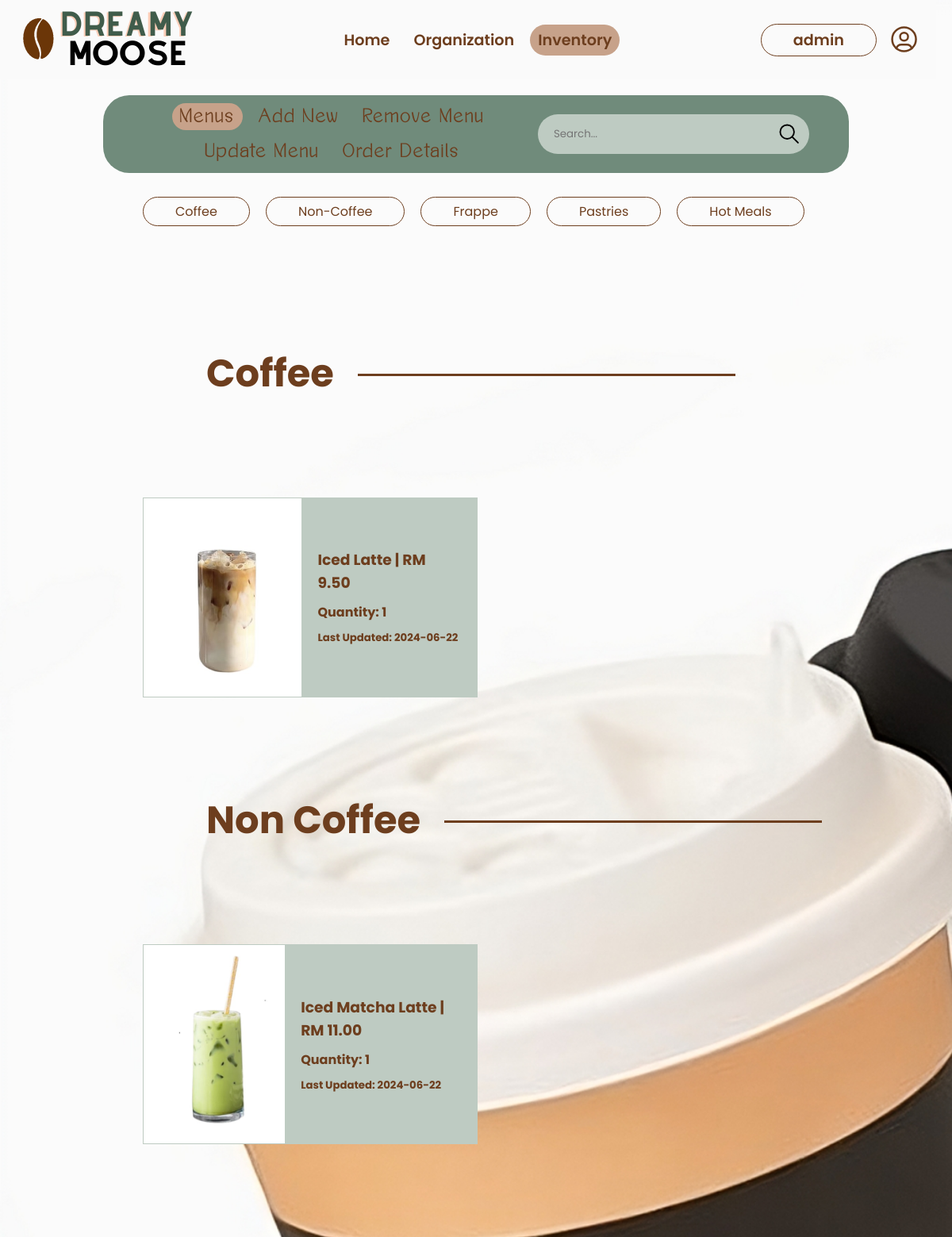
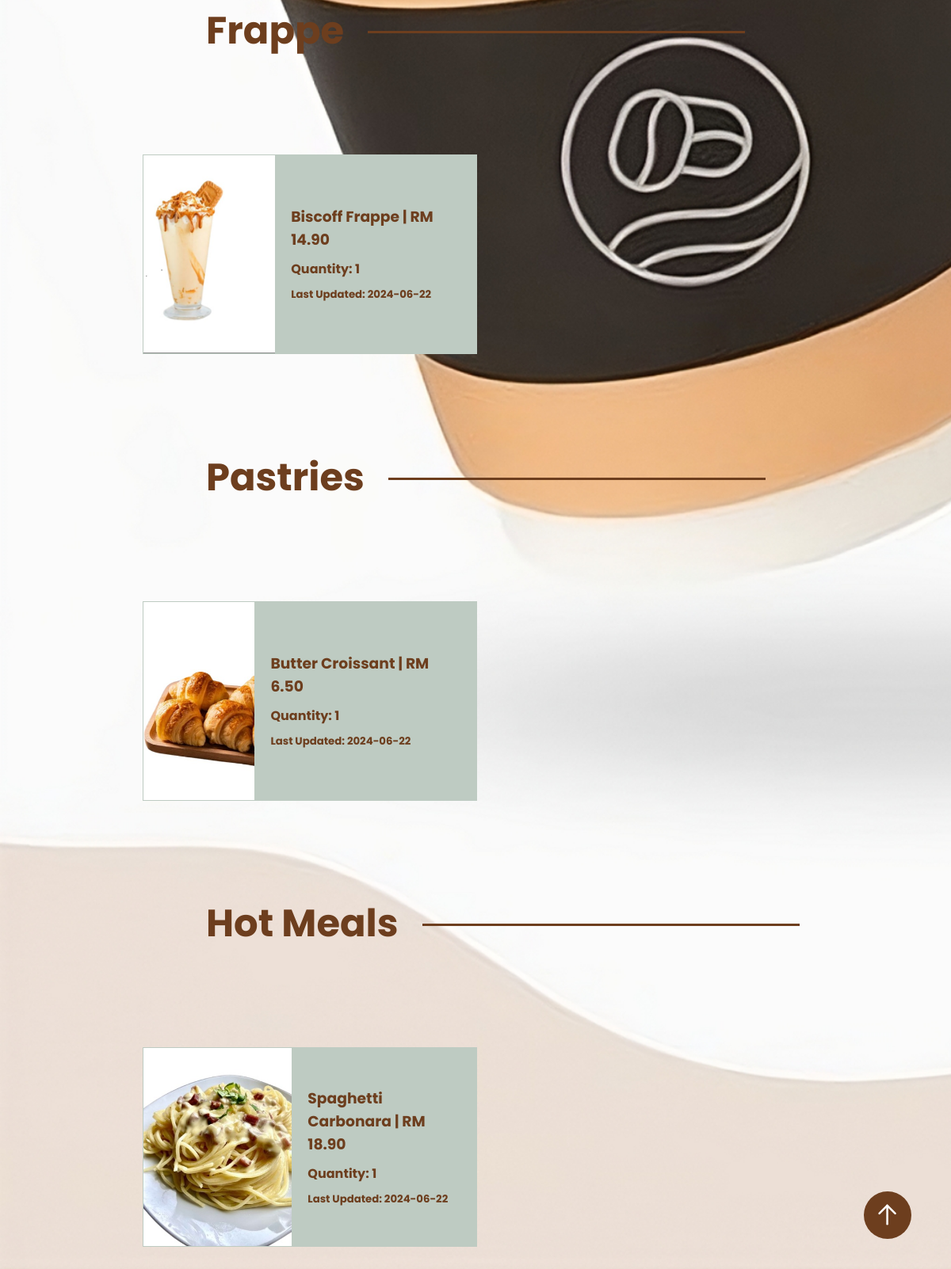
Page /admin/menu.php (signed in) on the committed database (2 pictures, top to bottom).
### tables this page shows
CREATE TABLE `menu` (
  `menu_id` int(11) NOT NULL AUTO_INCREMENT,
  `menu_name` varchar(50) NOT NULL,
  `description` varchar(50) NOT NULL,
  `menu_price` varchar(50) NOT NULL,
  `menu_category` varchar(50) NOT NULL,
  `menu_ingredients` varchar(50) NOT NULL,
  `menu_recipe` varchar(50) NOT NULL,
  `menu_image` varchar(100) NOT NULL,
  `date` varchar(50) NOT NULL,
  PRIMARY KEY (`menu_id`)
);

### admin/menu.php (the view, shortened to what this page needs)
<?php
require("../connection.php");
?>
<!DOCTYPE html>
<html lang="en">
<head>
  <link rel="stylesheet" href="./css/styles.css" />
  <link rel="stylesheet" href="./css/menu.css" />
</head>
<body>
  <navbar>
    <div class="flex-row">
      <a class="btn" href="./index.php" style="margin-right: 15px">
        <?= $_SESSION["username_admin"] ?>
      </a>
      <img src="./assets/icons/ic_user.svg" alt="ic_user" />
    </div>
    <div class="flex-row" style="gap: 10px">
      <a class="" href="./dashboard.php"> Home </a>
      <a class="" href="./organization.php"> Organization </a>
      <a class="active" href="menu.php"> Inventory </a>
    </div>
    <img src="./assets/images/logo.png" style="height: 100%" />
  </navbar>
  <div class="main">
    <nav>
      <div class="flex-row">
        <label>
          <form id="searchForm" onsubmit="return false;">
            <input type="text" id="searchInput" style="margin-right: 15px;" placeholder="Search..." />
          </form>
          <img src="./assets/icons/ic_search.svg" alt="ic_user" />
        </label>
      </div>
      <div class="flex-row" style="gap: 10px">
        <a class="active" href="./menu.php"> Menus </a>
        <a class="" href="./additem.php"> Add New </a>
        <a class="" href="./removeitem.php"> Remove Menu </a>
        <a class="" href="./updateitem.php"> Update Menu </a>
        <a class="" href="./orderdetails.php"> Order Details</a>
      </div>
    </nav>
    <div style="display: flex; margin: 30px 0; gap: 20px; width: 70%">
      <a class="btn" href="#coffee"> Coffee</a>
      <a class="btn" href="#noncoffee"> Non-Coffee</a>
      <a class="btn" href="#frappe"> Frappe</a>
      <a class="btn" href="#pastries"> Pastries</a>
      <a class="btn" href="#hotmeals"> Hot Meals</a>
    </div>
    <section id="coffee">
      <div>
        <div class="title">
          <h2>Coffee</h2>
          <div>
            <div class="border"></div>
          </div>
        </div>
        <div class="flex-row">
          <?php
          $sql_coffee = mysqli_query($conn, "SELECT *, COUNT(menu_name) AS quantity
FROM menu m
WHERE m.menu_category = 'coffee'
GROUP BY m.menu_id, m.menu_name, m.menu_category, m.menu_price, m.description;
");
          while ($data_coffee = mysqli_fetch_assoc($sql_coffee)) {
          ?>
            <div class="card">
              <img src="./assets/images/<?= $data_coffee['menu_image'] ?> " alt="menu1" />
              <div class="card-details">
                <h3><?= $data_coffee['menu_name'] ?> | RM <?= $data_coffee['menu_price'] ?></h3>
                <h4>Quantity: <?= $data_coffee['quantity'] ?></h4>
                <h5>Last Updated: <?= $data_coffee['date'] ?></h5>
              </div>
            </div>
          <?php } ?>
        </div>
      </div>
    </section>
    <section id="noncoffee">
      <div>
        <div class="title">
          <h2>Non Coffee</h2>
          <div>
            <div class="border"></div>
          </div>
        </div>
        <div class="flex-row">
          <?php
          $sql_non_coffee = mysqli_query($conn, "SELECT *, COUNT(menu_name) AS quantity
          FROM menu m
          WHERE m.menu_category = 'non-coffee'
          GROUP BY m.menu_id, m.menu_name, m.menu_category, m.menu_price, m.description;
          ");
          while ($data_non_coffee = mysqli_fetch_assoc($sql_non_coffee)) {
          ?>
            <div class="card">
              <img src="./assets/images/<?= $data_non_coffee['menu_image'] ?> " alt="menu1" />
              <div class="card-details">
                <h3><?= $data_non_coffee['menu_name'] ?> | RM <?= $data_non_coffee['menu_price'] ?></h3>
                <h4>Quantity: <?= $data_non_coffee['quantity'] ?></h4>
                <h5>Last Updated: <?= $data_non_coffee['date'] ?></h5>
              </div>
            </div>
          <?php } ?>
        </div>
      </div>
    </section>
    <section id="frappe">
      <div>
        <div class="title">
          <h2>Frappe</h2>
          <div>
            <div class="border"></div>
          </div>
        </div>
        <div class="flex-row">
          <?php
          $sql_frappe = mysqli_query($conn, "SELECT *, COUNT(menu_name) AS quantity
          FROM menu m
          WHERE m.menu_category = 'frappe'
          GROUP BY m.menu_id, m.menu_name, m.menu_category, m.menu_price, m.description;
          ");
          while ($data_frappe = mysqli_fetch_assoc($sql_frappe)) {
          ?>
            <div class="card">
              <img src="./assets/images/<?= $data_frappe['menu_image'] ?> " alt="menu1" />
              <div class="card-details">
                <h3><?= $data_frappe['menu_name'] ?> | RM <?= $data_frappe['menu_price'] ?></h3>
                <h4>Quantity: <?= $data_frappe['quantity'] ?></h4>
                <h5>Last Updated: <?= $data_frappe['date'] ?></h5>
              </div>
            </div>
          <?php } ?>
        </div>
      </div>
    </section>
    <section id="pastries">
      <div>
        <div class="title">
          <h2>Pastries</h2>
          <div>
            <div class="border"></div>
          </div>
        </div>
        <div class="flex-row">
          <?php
              $sql_pastries = mysqli_query($conn, "SELECT *, COUNT(menu_name) AS quantity
              FROM menu m
              WHERE m.menu_category = 'pastries'
              GROUP BY m.menu_id, m.menu_name, m.menu_category, m.menu_price, m.description;
              ");
          while ($data_pastries = mysqli_fetch_assoc($sql_pastries)) {
          ?>
            <div class="card">
              <img src="./assets/images/<?= $data_pastries['menu_image'] ?>" alt="menu1" />
              <div class="card-details">
                <h3><?= $data_pastries['menu_name'] ?> | RM <?= $data_pastries['menu_price'] ?></h3>
                <h4>Quantity: <?= $data_pastries['quantity'] ?></h4>
                <h5>Last Updated: <?= $data_pastries['date'] ?></h5>
              </div>
            </div>
          <?php } ?>
        </div>
      </div>
    </section>
    <section id="hotmeals">
      <div>
        <div class="title">
          <h2>Hot Meals</h2>
          <div>
            <div class="border"></div>
          </div>
        </div>
        <div class="flex-row">
          <?php
          $sql_meals = mysqli_query($conn, "SELECT *, COUNT(menu_name) AS quantity
          FROM menu m
          WHERE m.menu_category = 'hot-meals'
          GROUP BY m.menu_id, m.menu_name, m.menu_category, m.menu_price, m.description;
          ");
          while ($meals = mysqli_fetch_assoc($sql_meals)) {
          ?>
            <div class="card">
              <img src="./assets/images/<?= $meals['menu_image'] ?>" alt="menu1" />
              <div class="card-details">
                <h3><?= $meals['menu_name'] ?> | RM <?= $meals['menu_price'] ?></h3>
                <h4>Quantity: <?= $meals['quantity'] ?></h4>
                <h5>Last Updated: <?= $meals['date'] ?></h5>
              </div>
            </div>
          <?php } ?>
        </div>
      </div>
    </section>
  </div>
  <a href="#top" class="arrow-up"><img src="./assets/icons/ic_arrow.svg" /></a>
</body>
</html>

### admin/css/styles.css (style rules this page uses)
body, html { margin: 0; padding: 0; min-height: 100vh; min-width: 100vw; display: flex; flex-direction: column; background: url("../assets/images/bg1.jpg"); background-size: cover; scroll-behavior: smooth; }
a { text-decoration: none; }
* { font-family: "Poppins", sans-serif; color: #6d3e1e; }
.main { width: 100%; display: flex; flex-direction: column; align-items: center; }
.flex-row { display: flex; flex-direction: row; justify-content: center; align-items: center; }
input { border: 0; padding: 10px; }

### admin/css/menu.css (style rules this page uses)
body { background: url("../assets/images/bg2.jpeg"); background-size: cover; overflow-x: hidden; }
h2 { font-size: 3rem; }
.flex-row { flex-wrap: wrap; }
section { width: 70%; min-width: 400px; }
section .flex-row { justify-content: left; gap: 20px; }

### rows in the picture
menu: menu_image (picture), menu_name "Iced Latte", menu_price "9.50", quantity "1", date "2024-06-22"
menu: menu_image (picture), menu_name "Iced Matcha Latte", menu_price "11.00", quantity "1", date "2024-06-22"
menu: menu_image (picture), menu_name "Biscoff Frappe", menu_price "14.90", quantity "1", date "2024-06-22"
menu: menu_image (picture), menu_name "Butter Croissant", menu_price "6.50", quantity "1", date "2024-06-22"
menu: menu_image (picture), menu_name "Spaghetti Carbonara", menu_price "18.90", quantity "1", date "2024-06-22"

### other values in the picture
$_SESSION["username_admin"] "admin"
